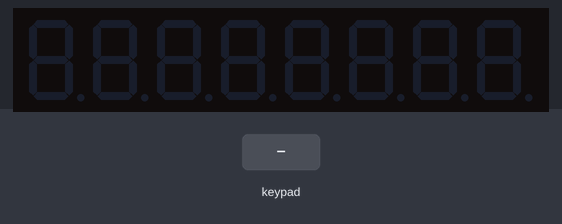
Bench run of a program on a simulated Arduino Nano, built with avr-gcc and run on an emulated ATmega328P. On the bench: 8-digit seven-segment display. Wiring (inferred from the names in the program): TM1638 display and keys: STB pin 9; clock pin 7; DIO pin 8. The test bench sets the inputs (shaded band).

Above: at 1.2 s.
1.3 s: keypad keys 1 2 pressed 0.4 s apart
At 1.81 s:
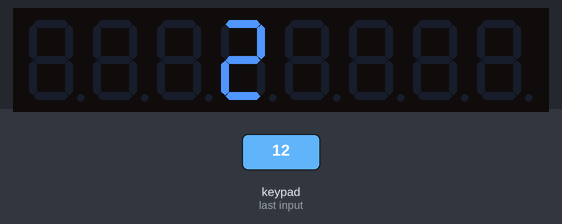
3.6 s: key '3' pressed
At 3.72 s:
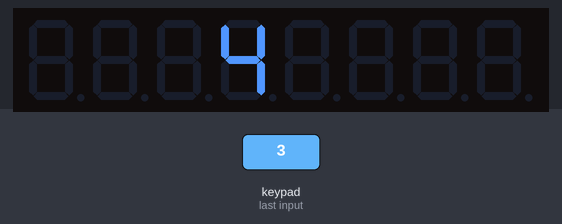
5.3 s: key '4' pressed
At 5.44 s:
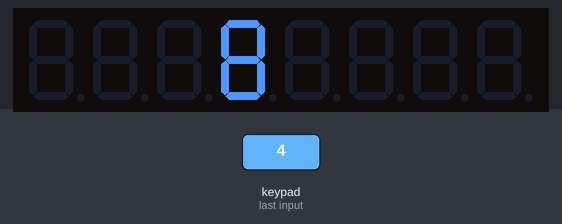
7.0 s: keypad keys 2 5 pressed 0.4 s apart
At 7.55 s:
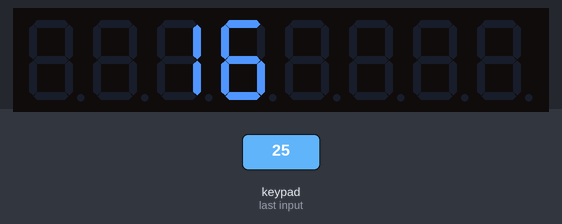
Timing chart, 0 to 10.0 s (numbered marks = the images above; inputs shaded):
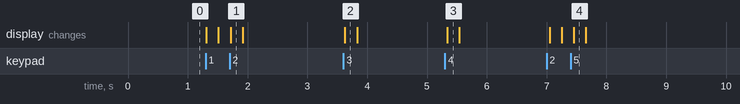

Measured:
- after the input at 1.3 s, the display: first changes at once (image 1 shows a later state)
- after the input at 3.6 s, the display: changes at once (image 2)
- after the input at 5.3 s, the display: changes at once (image 3)
- after the input at 7.0 s, the display: first changes after 0.05 s (image 4 shows a later state)

The program:

main.cpp
```cpp
#include <Arduino.h>

const int strobe = 9;
const int clock = 7;
const int data = 8;
uint8_t currentButtons = 0;
uint8_t lastButtons = 0;

const uint8_t numbers[10] = {
  0b00111111, // 0
  0b00000110, // 1
  0b01011011, // 2
  0b01001111, // 3
  0b01100110, // 4
  0b01101101, // 5
  0b01111101, // 6
  0b00000111, // 7
  0b01111111, // 8
  0b01101111, // 9
};

uint8_t buttonSort(uint8_t number) {
  uint8_t upper = (number & 0xf0) >> 4;
  uint8_t lower = number & 0x0f;
  uint8_t result = 0;
  for (int i = 0; i < 4; i++) {
    result <<= 2;
    result |= (lower & 1);
    lower >>= 1;
    result |= ((upper & 1) << 1);
    upper >>= 1;
  }
  return result;
}

void sendCommand(uint8_t value) {
  digitalWrite(strobe, LOW);
  shiftOut(data, clock, LSBFIRST, value);
  digitalWrite(strobe, HIGH);
}

void sendData(uint8_t address, uint8_t value) {
  sendCommand(0x44); // sending command to set certain address
  digitalWrite(strobe, LOW);
  shiftOut(data, clock, LSBFIRST, 0xc0 | address);
  shiftOut(data, clock, LSBFIRST, value);
  digitalWrite(strobe, HIGH);
}

uint8_t readButtons(void) {
  uint8_t buttons = 0;
  digitalWrite(strobe, LOW);
  shiftOut(data, clock, LSBFIRST, 0x42);
  pinMode(data, INPUT);
  for (uint8_t i = 0; i < 4; i++) {
    uint8_t v = shiftIn(data, clock, LSBFIRST) << i;
    buttons |= v;
  }
  pinMode(data, OUTPUT);
  digitalWrite(strobe, HIGH);
  return buttons;
}

void reset() {
  sendCommand(0x40); // sending command to set consecutive addresses to 0
  digitalWrite(strobe, LOW);
  shiftOut(data, clock, LSBFIRST, 0xc0);
  for (uint8_t i = 0; i < 16; i++) {
    shiftOut(data, clock, LSBFIRST, 0x00);
  }
  digitalWrite(strobe, HIGH);
}

void setup() {
  pinMode(strobe, OUTPUT);
  pinMode(clock, OUTPUT);
  pinMode(data, OUTPUT);
  sendCommand(0x8f); // sending init command to control the display
  reset();
}

void loop() {
  currentButtons = readButtons();
  if (currentButtons != lastButtons) {
    // uint8_t sortedButtons = buttonSort(currentButtons);
    uint8_t digit[4] = {0};
    digit[0] = currentButtons / 1000;
    digit[1] = (currentButtons % 1000) / 100;
    digit[2] = (currentButtons % 100) / 10;
    digit[3] = currentButtons % 10;
    bool suppressZero = true;
    for (int i = 0; i < 4; i++) {
      for (int j = 0; j < i; j++) {
        if (digit[j] != 0) {
          suppressZero = false;
          break;
        }
      }
      if (suppressZero && digit[i] == 0) {
        sendData(0x00 | (2*i), 0x00);
      } else {
        sendData(0x00 | (2*i), numbers[digit[i]]);
      }
    }
  }
  lastButtons = currentButtons;
  delay(100);
}
```
